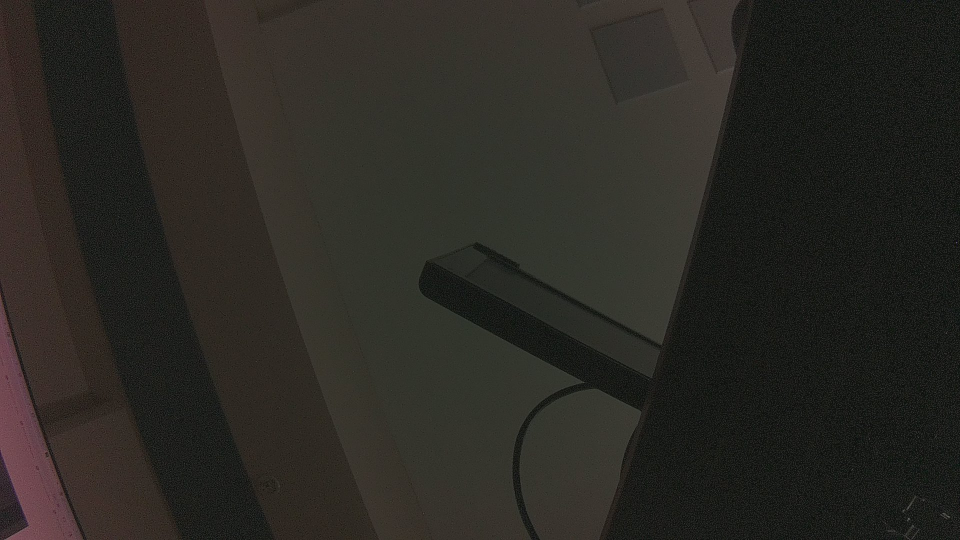
#> input picture archive/camera_test.jpg, 1920 x 1080 px, given in place of x-raw, format=BGR ! appsink drop=1, which was not available (shown at 1/2 size)
$ python binocular_simple_track.py
#> lines starting #> are read from the running program, lines starting #| are printed output that depends on the picture; after the words box and inside, x2 and y2 are one past the last pixel; in counts of white or black regions, pixels touching at a corner belong together; pictures that were not available may be replaced by others from this repository, and a replacement may not be noted
#!/usr/bin/env python3
"""
Simplified binocular tracking to debug focus movement
"""

import cv2
import numpy as np
import time
from collections import deque

class SimpleTrackingEye:
    """Simplified eye with basic motion tracking"""

    def __init__(self, eye_id, sensor_id):
#> in main, frame0 is the input picture: shape (1080, 1920, 3); mean B, G, R 35.5, 40.5, 42.4
        self.eye_id = eye_id
        self.sensor_id = sensor_id

        # Focus position (0-1 normalized)
        self.focus_x = 0.5
        self.focus_y = 0.5
        self.focus_radius = 0.15

        # Motion detection
        self.prev_gray = None
        self.motion_history = deque(maxlen=5)

        # Simple thresholds
        self.motion_threshold = 20  # Pixel difference threshold

    def process_frame(self, frame):
        """Process frame and update focus"""
        h, w = frame.shape[:2]
#> h = 1080; w = 1920
        gray = cv2.cvtColor(frame, cv2.COLOR_BGR2GRAY)

        if self.prev_gray is not None:
            # Simple motion detection
            diff = cv2.absdiff(gray, self.prev_gray)

            # Find regions with motion
            _, thresh = cv2.threshold(diff, self.motion_threshold, 255, cv2.THRESH_BINARY)

            # Find contours of motion
            contours, _ = cv2.findContours(thresh, cv2.RETR_EXTERNAL, cv2.CHAIN_APPROX_SIMPLE)

            if contours:
                # Find largest motion area
                largest_contour = max(contours, key=cv2.contourArea)
                M = cv2.moments(largest_contour)

                if M["m00"] > 100:  # Minimum area threshold
                    # Calculate center of motion
                    cx = int(M["m10"] / M["m00"])
                    cy = int(M["m01"] / M["m00"])

                    # Normalize to 0-1
                    new_x = cx / w
                    new_y = cy / h

                    # Smooth movement
                    alpha = 0.3
                    self.focus_x = alpha * new_x + (1 - alpha) * self.focus_x
                    self.focus_y = alpha * new_y + (1 - alpha) * self.focus_y

                    # Debug print
                    print(f"{self.eye_id}: Motion at ({cx}, {cy}) -> Focus ({self.focus_x:.2f}, {self.focus_y:.2f})")

        self.prev_gray = gray

        # Visualize
        result = frame.copy()

        # Draw focus circle
        focus_px = int(self.focus_x * w)
#> focus_px = 960
        focus_py = int(self.focus_y * h)
#> focus_py = 540
        radius_px = int(self.focus_radius * min(h, w))
#> radius_px = 162

        color = (255, 100, 0) if self.eye_id == "left" else (0, 100, 255)
        cv2.circle(result, (focus_px, focus_py), radius_px, color, 3)
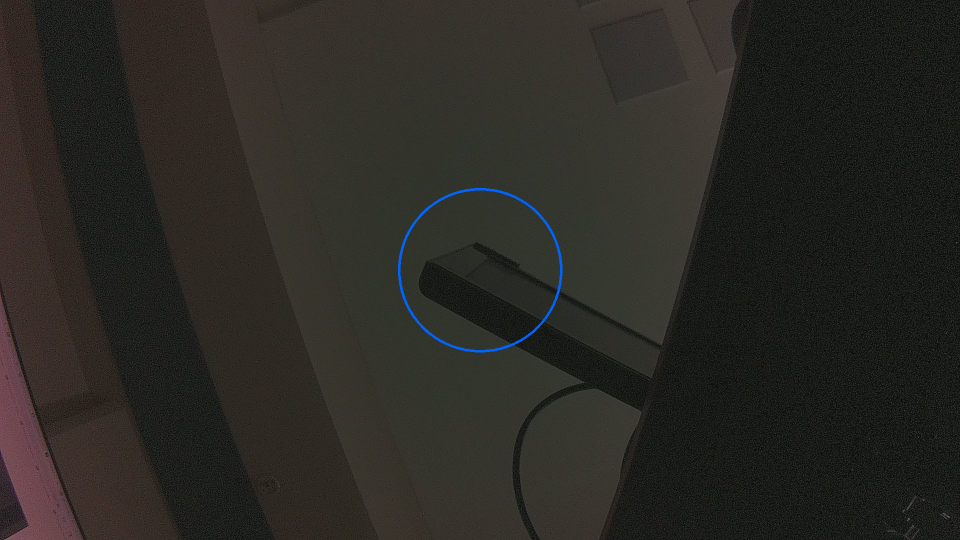
#> result: shape (1080, 1920, 3) (shown at 1/2 size); 0.24% of pixels changed, all inside (x1, y1, x2, y2) = (796, 376, 1125, 705)

        # Draw crosshair
        cv2.line(result, (focus_px - 20, focus_py), (focus_px + 20, focus_py), color, 2)
#> result: shape (1080, 1920, 3); 0.01% of pixels changed, all inside (x1, y1, x2, y2) = (939, 539, 982, 542)
        cv2.line(result, (focus_px, focus_py - 20), (focus_px, focus_py + 20), color, 2)
#> result: shape (1080, 1920, 3); mean B, G, R 36, 40.6, 42.3

        # Labels
        cv2.putText(result, f"{self.eye_id.upper()} EYE", (10, 30),
                   cv2.FONT_HERSHEY_SIMPLEX, 0.7, color, 2)
#> result: shape (1080, 1920, 3); mean B, G, R 36.1, 40.6, 42.3
        cv2.putText(result, f"Focus: ({self.focus_x:.2f}, {self.focus_y:.2f})", (10, 60),
                   cv2.FONT_HERSHEY_SIMPLEX, 0.5, (255, 255, 255), 1)
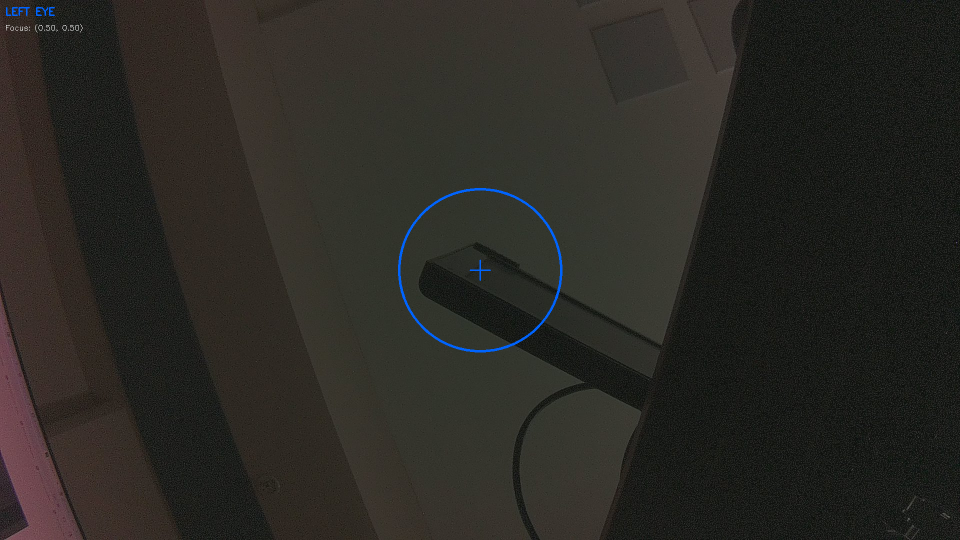
#> result: shape (1080, 1920, 3) (shown at 1/2 size); mean B, G, R 36.1, 40.6, 42.3

        # Show motion threshold areas
        if self.prev_gray is not None:
            diff = cv2.absdiff(gray, self.prev_gray)
#> diff: shape (1080, 1920); every value is 0
            _, thresh = cv2.threshold(diff, self.motion_threshold, 255, cv2.THRESH_BINARY)
            # Convert to color and blend
            thresh_color = cv2.cvtColor(thresh, cv2.COLOR_GRAY2BGR)
#> thresh_color: shape (1080, 1920, 3); every value is 0
            thresh_color[:,:,0] = 0  # Remove blue channel
            thresh_color[:,:,1] = 0  # Remove green channel
            result = cv2.addWeighted(result, 0.7, thresh_color, 0.3, 0)
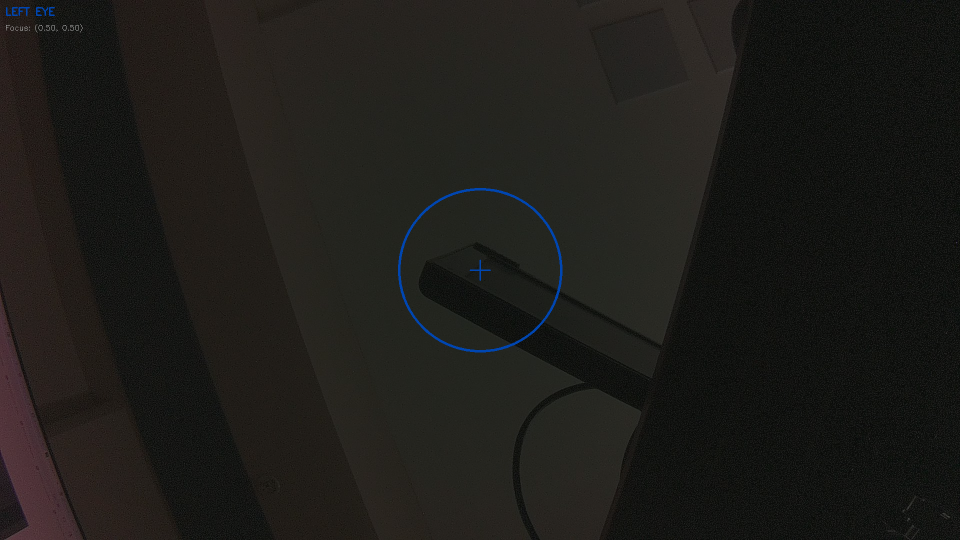
#> result: shape (1080, 1920, 3) (shown at 1/2 size); mean B, G, R 25.3, 28.4, 29.6

        return result

def main():
    print("🎯 Simple Binocular Tracking Test")
    print("="*40)
    print("Testing basic motion tracking")
    print("Red overlay shows detected motion")
    print("Circles should follow motion")
    print("\nPress 'q' to quit")
    print("Press 'm' to create test motion")

    # Create simple eyes
    left_eye = SimpleTrackingEye("left", 0)
    right_eye = SimpleTrackingEye("right", 1)

    # Camera setup
    def get_pipeline(sensor_id):
        return (
            f"nvarguscamerasrc sensor-id={sensor_id} ! "
            "video/x-raw(memory:NVMM), width=640, height=480, framerate=30/1 ! "
            "nvvidconv ! "
            "video/x-raw, format=BGRx ! "
            "videoconvert ! "
            "video/x-raw, format=BGR ! "
            "appsink drop=1"
        )

    cap0 = cv2.VideoCapture(get_pipeline(0), cv2.CAP_GSTREAMER)
    cap1 = cv2.VideoCapture(get_pipeline(1), cv2.CAP_GSTREAMER)

    if not cap0.isOpened() or not cap1.isOpened():
        print("Failed to open cameras")
        return

    # Test motion
    add_motion = False
    motion_pos = (320, 240)

    while True:
        ret0, frame0 = cap0.read()
        ret1, frame1 = cap1.read()

        if ret0 and ret1:
            # Add test motion if requested
            if add_motion:
                cv2.circle(frame0, motion_pos, 50, (255, 255, 255), -1)
                cv2.circle(frame1, motion_pos, 50, (255, 255, 255), -1)
                add_motion = False

            # Process frames
            left_vis = left_eye.process_frame(frame0)
            right_vis = right_eye.process_frame(frame1)
#> in process_frame (call 2), `cv2.line(result, (focus_px - 20, focus_py), (focus_px + 20, focus_py),..`: result: shape (1080, 1920, 3); mean B, G, R 35.4, 40.6, 42.9
#> in process_frame (call 2), `cv2.line(result, (focus_px, focus_py - 20), (focus_px, focus_py + 20),..`: result: shape (1080, 1920, 3); mean B, G, R 35.4, 40.6, 42.9
#> in process_frame (call 2), `cv2.putText(result, f"{self.eye_id.upper()} EYE", (10, 30), cv2.FONT_H..`:
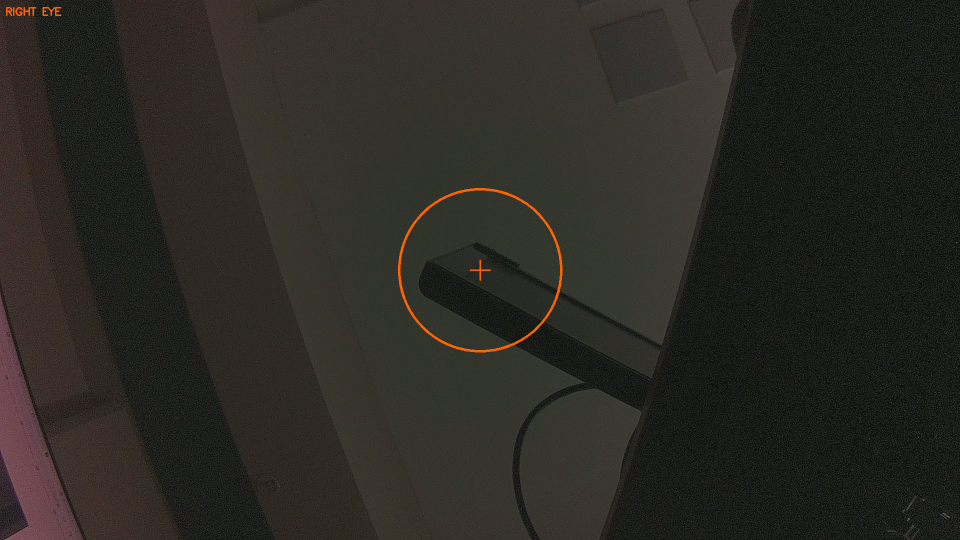
#> result: shape (1080, 1920, 3) (shown at 1/2 size); mean B, G, R 35.4, 40.6, 43
#> in process_frame (call 2), `cv2.putText(result, f"Focus: ({self.focus_x:.2f}, {self.focus_y:.2f})"..`: result: shape (1080, 1920, 3); 0.02% of pixels changed, all inside (x1, y1, x2, y2) = (12, 48, 165, 65)

            # Combine
            stereo = np.hstack([left_vis, right_vis])
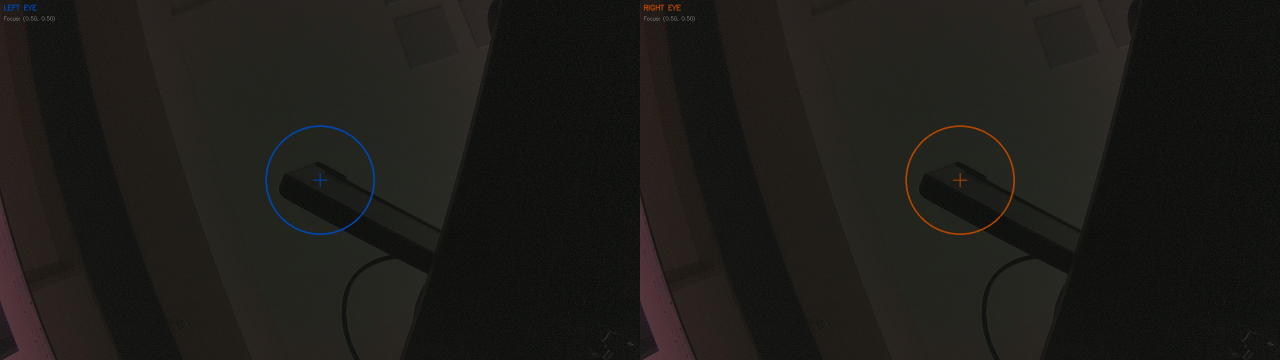
#> stereo: shape (1080, 3840, 3) (shown at 1/3 size); mean B, G, R 25.1, 28.4, 29.8

            cv2.putText(stereo, "Simple Motion Tracking - Circles Should Follow Movement",
                       (100, 20), cv2.FONT_HERSHEY_SIMPLEX, 0.6, (0, 255, 0), 2)

            cv2.imshow('Simple Tracking', stereo)

            key = cv2.waitKey(1) & 0xFF
#> (key q is pressed here)
            if key == ord('q'):
                break
            elif key == ord('m'):
                add_motion = True
                # Random position for test motion
                motion_pos = (np.random.randint(100, 540), np.random.randint(100, 380))
                print(f"Adding test motion at {motion_pos}")

    cap0.release()
    cap1.release()
    cv2.destroyAllWindows()

if __name__ == "__main__":
    main()
